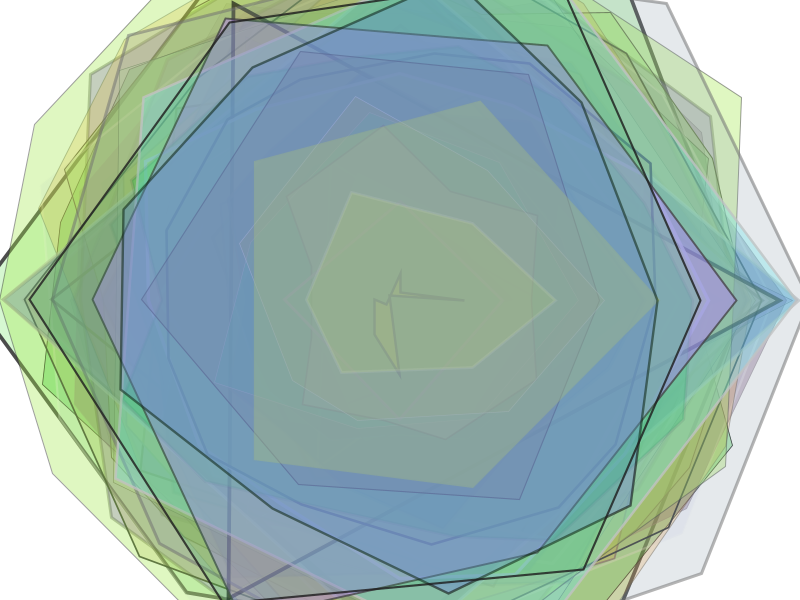
Frame 1 (no input)
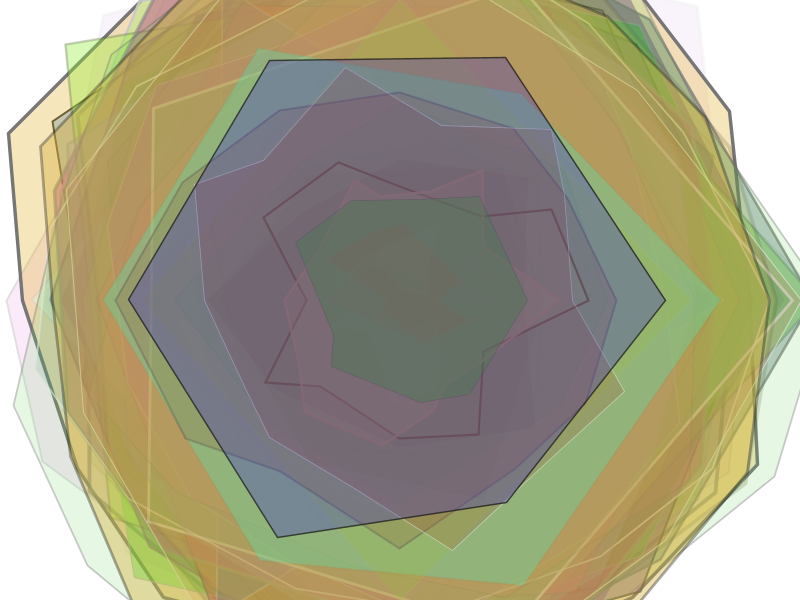
Frame 60 (the mouse pressed at the canvas centre just before this capture)
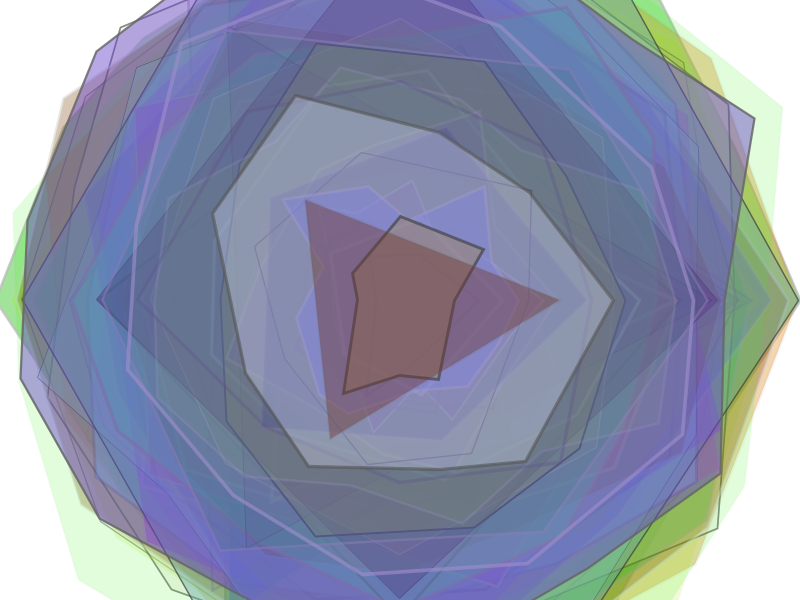
Frame 120 (the mouse held since frame 60 and released just before this capture)

The Processing sketch that drew these frames (run headless with seeded random() and noise(); from frame 60 on, the mouse is pressed at the canvas centre):

// Processing sketch: Polygon04
// ── Polygon04.pde
void setup() {
  size(800, 600);
  
  
  //translate(width/2, height/2);
  ////polygon(int ptCount, float radius, color fillCol,  color strokeCol, float strokeWt)
  ////polygon(8, 65, color(200, 100, 30), color(40), 1.5);
  ////polygon(5, 35, color(0), color(255), 5);
  ////polygon(12, 135, color(255, 255, 0, 140), color(255, 20), 0);
  
  // int polyCount = 90;
  // for (int i=0; i<polyCount; i++) {
  //    //polygon(int(random(3, 15)), random(20, 400), color(random(255), random(255), random(255), random(20, 120)), color(random(255), color(random(255)), random(.5, 4));
  //    polygon(int(random(3, 30)), random(-500, 500), color(random(255), random(255), random(255), 0), color(random(255), random(255), random(255), random(30, 155)), random(.5, 42));
  // }
}

void draw() {
  background(255);
  translate(width/2, height/2);
  //polygon(int ptCount, float radius, color fillCol,  color strokeCol, float strokeWt)
  //polygon(8, 65, color(200, 100, 30), color(40), 1.5);
  //polygon(5, 35, color(0), color(255), 5);
  //polygon(12, 135, color(255, 255, 0, 140), color(255, 20), 0);
  
   int polyCount = 100;
   for (int i=0; i<polyCount; i++) {
      //polygon(int(random(3, 15)), random(20, 400), color(random(255), random(255), random(255), random(20, 120)), color(random(255), color(random(255)), random(.5, 4));
      polygon(int(random(3, 15)), random(20, 400), color(random(255), random(255), random(255), random(20, 120)), color(random(255), random(255)), random(.5, 4));
   }
}

// ── Polygon.pde
void polygon(int ptCount, float radius, color fillCol,  color strokeCol, float strokeWt){
  // properties of a polygon
  //int ptCount = 36;
  //float radius = 200;
  //color fillCol = color(100, 80, 80);
  //color strokeCol = color(80, 100, 80);
  //float strokeWt = 15.5;

  float theta = 0;

  //println("ptCount = " + ptCount);
  //println("radius = " + radius);
  //println("fillCol-red = " + red(fillCol));
  //println("strokeCol = " + strokeCol);
  //println("strokeWt = " + strokeWt);

  // x, y, w, h
  fill(fillCol);
  stroke(strokeCol);
  strokeWeight(strokeWt);
  // rect(-radius*2/2, -radius*2/2, radius*2, radius*2);

  // begins recording
  beginShape();
  // data to record
  for (int i=0; i<ptCount; i++) {
    float x = cos(theta)*(radius+random(-50, 50));
    float y = sin(theta)*(radius+random(-50, 50));
    vertex(x, y);
    theta += TWO_PI/ptCount;
  }
  // stops recording and draw data to the screen
  endShape(CLOSE);
}
